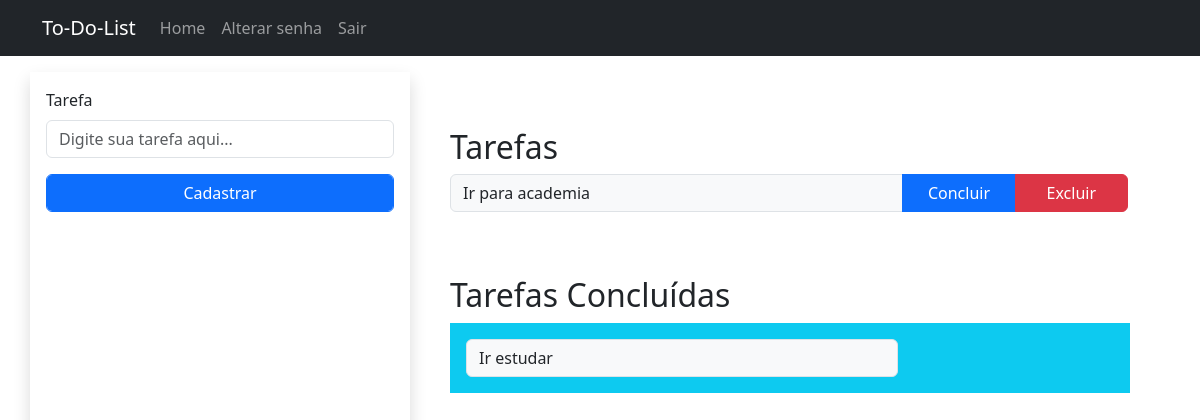
Before: / (signed in) with the older database file.
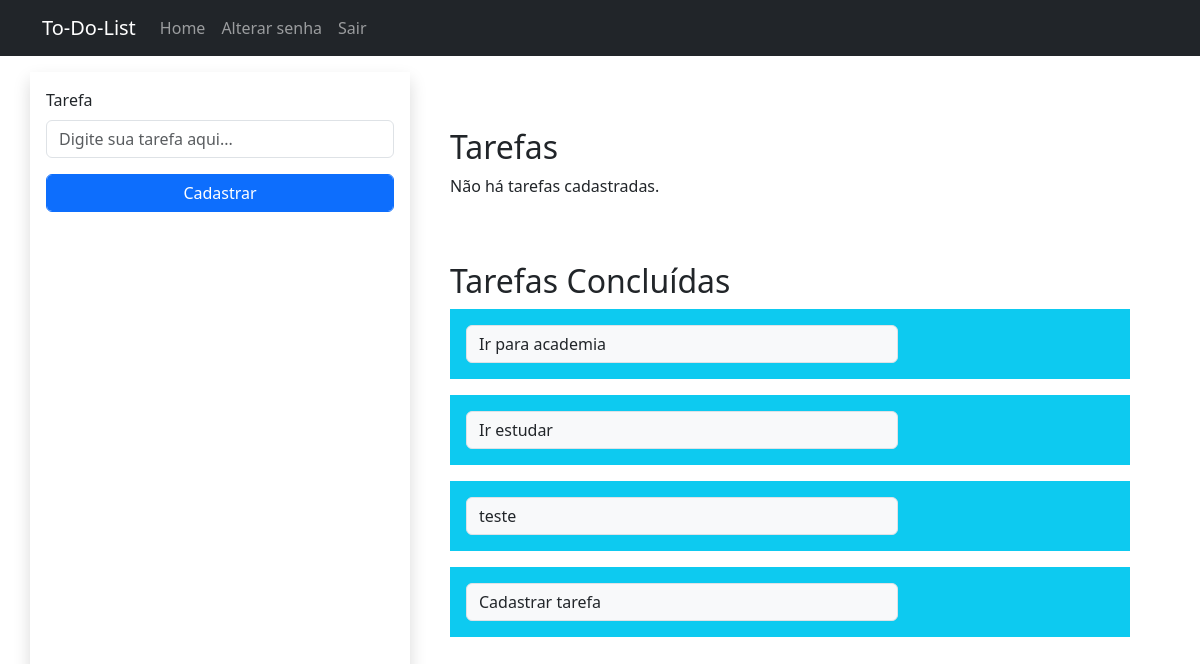
After: the same page with the newer database file.
### to_do_lists/models.py (models this page shows)
class Tarefa(models.Model):
    user = models.ForeignKey(User, on_delete=models.CASCADE)
    tarefa = models.CharField(max_length=100)
    concluido = models.BooleanField(default=False)
    def __str__(self):
        return self.tarefa

### to_do_lists/views.py (the view, shortened to what this page needs)
# urls.py: path('', views.index, name= 'index'),
def index(request):
    if request.user.is_authenticated:
        tarefas_total = Tarefa.objects.filter(user=request.user)
        if tarefas_total is not None:
            tarefas_concluidas =[]
            tarefas_nao_concluidas = []
            for tarefa in tarefas_total:
                if tarefa.concluido == True:
                    tarefas_concluidas.append(tarefa)
                else:
                    tarefas_nao_concluidas.append(tarefa)
        else:
            tarefas_concluidas = None
            tarefas_nao_concluidas = None
        form = TarefaForm()
        context = {'form': form,
                   'tarefas_concluidas': tarefas_concluidas,
                   'tarefas_nao_concluidas': tarefas_nao_concluidas
                   }
        return render(request, 'to_do_lists/index.html', context)
    else:
        return render(request, 'to_do_lists/index.html')

### to_do_lists/forms.py
class TarefaForm(forms.Form):
    tarefa = forms.CharField(
        max_length=100,
        required=True,
        widget=forms.TextInput(attrs={
            'id' : 'id_tarefa',
            'class': 'form-control',
            'placeholder': 'Digite sua tarefa aqui...',
        }))

### to_do_lists/templates/to_do_lists/index.html (shortened to what this page needs)
{% extends "to_do_lists/base.html" %}
{% block content %}
{% if user.is_authenticated %}
<div class="row">
    <form method="post" class="shadow p-3 mt-3 col-12 col-md-4">
        <div class="mb-3">
            <label for="id_tarefa" class="form-label">Tarefa</label>
            {{ form.tarefa }}
        </div>
        <button type="submit" class="form-control btn btn-primary">Cadastrar</button>
    </form>
    <div class="mt-3 p-4 col-12 col-md-8">
        <div class="p-3 mt-3 col-12">
            <h2>Tarefas</h2>
            {% if tarefas_nao_concluidas %}
                {% for tarefa in tarefas_nao_concluidas %}
                    <div class="input-group mb-3 col-12">
                        <span class="input-group-text col-8" id="basic-addon1">{{ tarefa }}</span>
                        <a class="btn btn-primary col-2" href="{% url 'concluir' tarefa_id=tarefa.id %}">Concluir</a>
                        <a class="btn btn-danger col-2" href="{% url 'excluir' tarefa_id=tarefa.id %}">Excluir</a>
                    </div>
                {% endfor %}
            {% else %}
                <p>Não há tarefas cadastradas.</p>
            {% endif %}
        </div>
        <div class="p-3 mt-3 col-12">
            <h2>Tarefas Concluídas</h2>
            {% if tarefas_concluidas %}
                {% for tarefa in tarefas_concluidas %}
                <div class="mb-3 col-12 text-bg-info p-3">
                    <span class="input-group-text col-8" >{{ tarefa.tarefa }}</span>
                </div>
                {% endfor %}
            {% else %}
                <p>Não há tarefas concluídas.</p>
            {% endif %}
        </div>
    </div>
</div>
{% else %}
<a href="{% url 'register' %}">
    <p class='text-center mt-3'>Clique aqui para se cadastrar e começar as tarefas</p>
</a>
{%endif%}
{% endblock %}

### to_do_lists/templates/to_do_lists/base.html (shortened to what this page needs)
<!DOCTYPE html>
{% load static %}
<html lang="pt-br">
<head>
    <link href="{% static 'css/bootstrap.min.css' %}" rel="stylesheet">
</head>
<body>
    <header>
        <nav class="navbar navbar-expand-lg bg-dark" data-bs-theme="dark">
            <div class="container">
                <a class="navbar-brand" href="{% url 'index' %}">To-Do-List</a>
                <div class="collapse navbar-collapse" id="navbarNav">
                    <ul class="navbar-nav">
                        <li class="nav-item">
                            <a class="nav-link" href="{% url 'index' %}">Home</a>
                        </li>
                        {% if user.is_authenticated %}
                        <li class="nav-item">
                            <a class="nav-link" href="{% url 'reset_pass' %}">Alterar senha</a>
                        </li>
                        <li class="nav-item">
                            <a class="nav-link" href="{% url 'logout_page' %}">Sair</a>
                        </li>
                        {% endif %}
                    </ul>
                </div>
            </div>
        </nav>
    </header>
    <div class = "container">
        {% block content %}{% endblock %}
    </div>
</body>
</html>

Changed rows visible on the page:
changed Tarefa "Ir para academia": moves from the list under "Tarefas" to the list under "Tarefas Concluídas"
added Tarefa: tarefa "teste", shown under "Tarefas Concluídas"
added Tarefa: tarefa "Cadastrar tarefa", shown under "Tarefas Concluídas"
Other visible differences:
text now shown: "Não há tarefas cadastradas."
